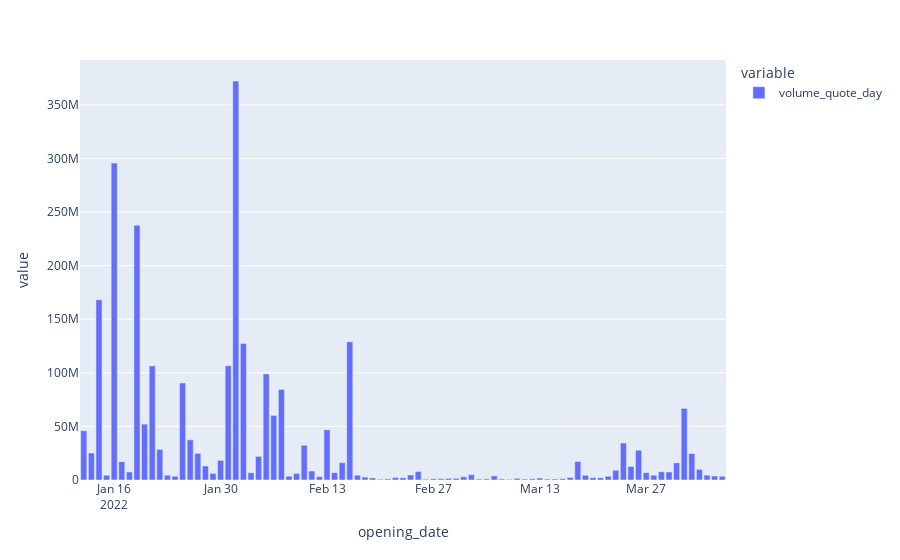

This figure's notebook cell:
### Code cell
# Plot Volume quote per day
azuki_volume = azuki_vol_df['volume_quote_day'].astype(int)

# Plot Historical daily volume
px.bar(azuki_volume)
